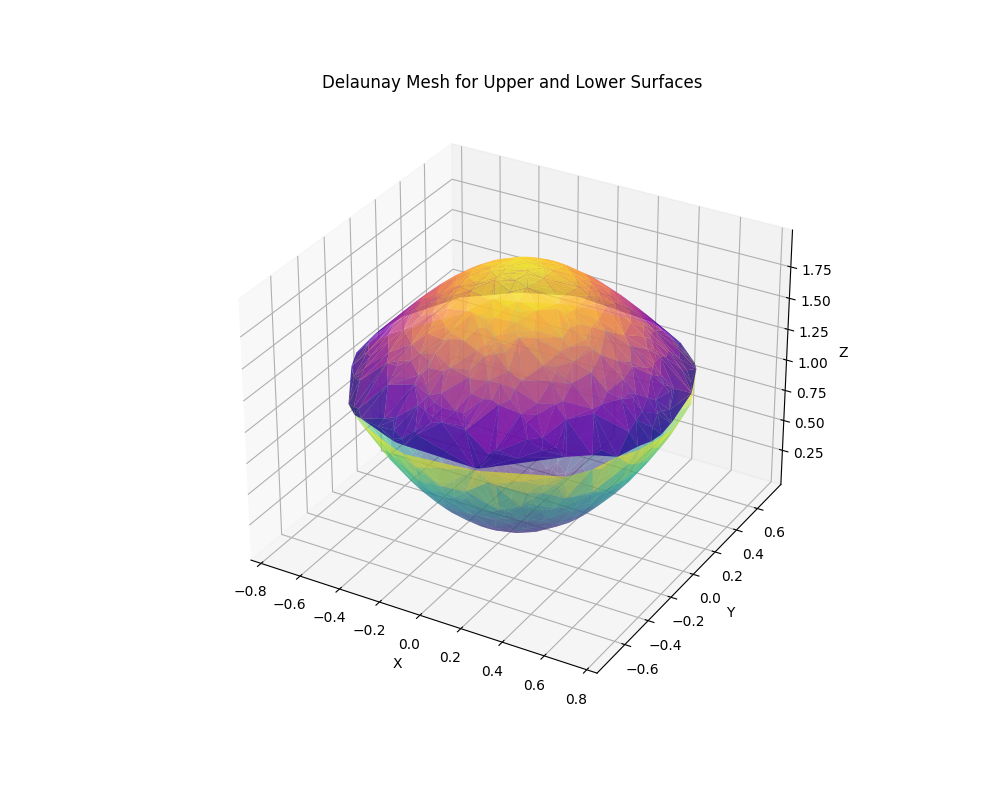

This chart was generated by the following Python code:
import numpy as np
import matplotlib.pyplot as plt
from scipy.spatial import Delaunay

# Define the functions
def surface1(x, y):
    return 2 * x**2 + 2 * y**2

def surface2(x, y):
    return 2 * np.exp(-x**2 - y**2)

# Create random points
num_points = 1000  # Number of points
x = np.random.uniform(-1, 1, num_points)
y = np.random.uniform(-1, 1, num_points)

# Compute z-values for both surfaces
z1 = surface1(x, y)
z2 = surface2(x, y)

# Create a mask for points where surface2 > surface1
mask = z2 > z1

# Separate points for the upper and lower parts
x_upper = x[mask]
y_upper = y[mask]
z_upper = z2[mask]  # Upper part is surface2 where surface2 > surface1

x_lower = x[mask]
y_lower = y[mask]
z_lower = z1[mask]  # Lower part is surface1 where surface2 > surface1

# Generate the Delaunay triangulation for both parts
points_upper = np.vstack((x_upper, y_upper)).T
tri_upper = Delaunay(points_upper)

points_lower = np.vstack((x_lower, y_lower)).T
tri_lower = Delaunay(points_lower)

# Create a 3D plot
fig = plt.figure(figsize=(10, 8))
ax = fig.add_subplot(111, projection='3d')

# Plot the upper part (surface2 where surface2 > surface1)
ax.plot_trisurf(
    x_upper, y_upper, z_upper, 
    triangles=tri_upper.simplices, cmap='plasma', edgecolor='none', alpha=0.8, label='Upper Part'
)

# Plot the lower part (surface1 where surface2 > surface1)
ax.plot_trisurf(
    x_lower, y_lower, z_lower, 
    triangles=tri_lower.simplices, cmap='viridis', edgecolor='none', alpha=0.6, label='Lower Part'
)

# Add labels and title
ax.set_title("Delaunay Mesh for Upper and Lower Surfaces")
ax.set_xlabel("X")
ax.set_ylabel("Y")
ax.set_zlabel("Z")

# Show the plot
plt.show()
plt.savefig("surface_mesh.png")